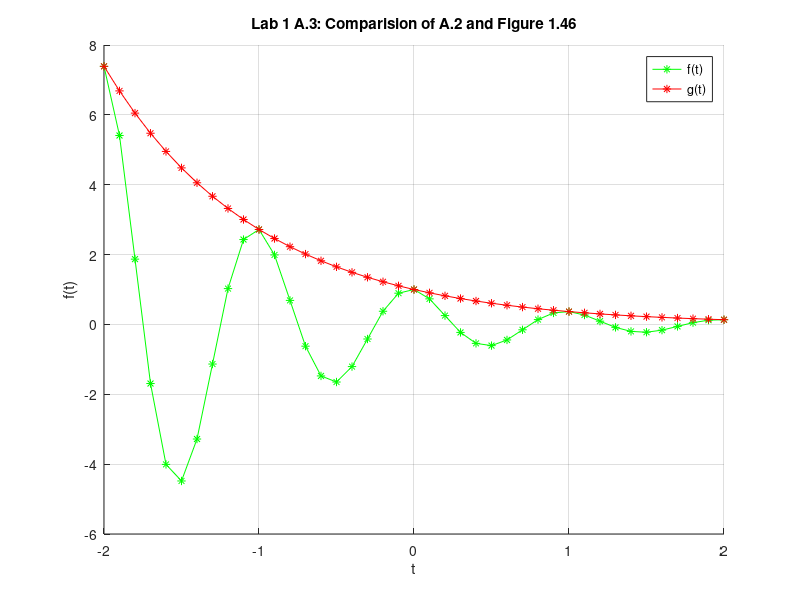

This figure's MATLAB source:
clc;
clf;
clear;

f = @(t) exp(-t).*cos(2.*pi.*t);
t = (-2:0.1:2);

g = @(t) exp(-t);

title('Lab 1 A.3: Comparision of A.2 and Figure 1.46')
xlabel('t');
ylabel('f(t)'); 
grid;

%%%
hold on

f(t);
plot(t,f(t), '*-g')
g(t);
plot(t,g(t), '*-r')
legend('f(t)', 'g(t)')
hold off
